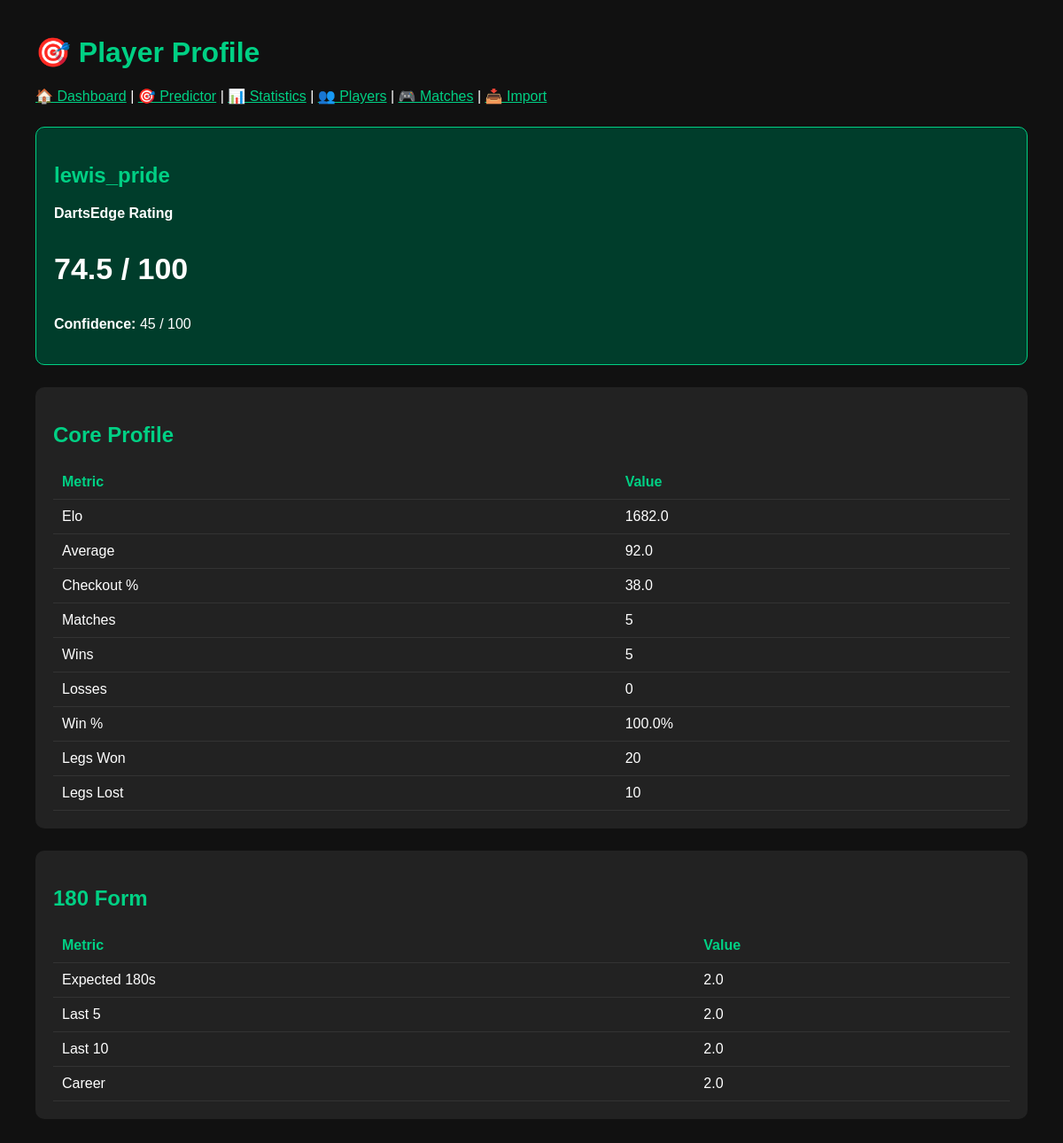
/player-profile/lewis_pride, run on the app's committed database.
### app/models/player.py (models this page shows)
class Player(Base):
    __tablename__ = "players"
    id = Column(Integer, primary_key=True, index=True)
    name = Column(String, unique=True, index=True)
    elo = Column(Float)
    average = Column(Float)
    checkout = Column(Float)
    one80_rate = Column(Float)

### app/routes/player_profile.py (the view)
@router.get("/player-profile/{player_name}")
def player_profile_page(request: Request, player_name: str):
    db = SessionLocal()
    try:
        profile = get_player_profile(db, player_name)
        if not profile:
            return {"error": "Player not found"}
        return templates.TemplateResponse(
            "player_profile.html",
            {
                "request": request,
                "profile": profile,
            },
        )
    finally:
        db.close()

### app/templates/player_profile.html (shortened to what this page needs)
<!DOCTYPE html>
<html>
<head>
</head>
<body>
<h1>🎯 Player Profile</h1>
<div style="margin-bottom:25px;">
    <a href="/dashboard">🏠 Dashboard</a> |
    <a href="/predict">🎯 Predictor</a> |
    <a href="/statistics">📊 Statistics</a> |
    <a href="/players">👥 Players</a> |
    <a href="/matches">🎮 Matches</a> |
    <a href="/import">📥 Import</a>
</div>
<div class="card summary">
    <h2>{{ profile.name }}</h2>
    <p><strong>DartsEdge Rating</strong></p>
    <p class="big">{{ profile.dartsedge_rating }} / 100</p>
    <p><strong>Confidence:</strong> {{ profile.confidence }} / 100</p>
</div>
<div class="card">
    <h2>Core Profile</h2>
    <table>
        <tr><th>Metric</th><th>Value</th></tr>
        <tr><td>Elo</td><td>{{ profile.elo }}</td></tr>
        <tr><td>Average</td><td>{{ profile.average }}</td></tr>
        <tr><td>Checkout %</td><td>{{ profile.checkout }}</td></tr>
        <tr><td>Matches</td><td>{{ profile.matches }}</td></tr>
        <tr><td>Wins</td><td>{{ profile.wins }}</td></tr>
        <tr><td>Losses</td><td>{{ profile.losses }}</td></tr>
        <tr><td>Win %</td><td>{{ profile.win_pct }}%</td></tr>
        <tr><td>Legs Won</td><td>{{ profile.legs_won }}</td></tr>
        <tr><td>Legs Lost</td><td>{{ profile.legs_lost }}</td></tr>
    </table>
</div>
<div class="card">
    <h2>180 Form</h2>
    <table>
        <tr><th>Metric</th><th>Value</th></tr>
        <tr><td>Expected 180s</td><td>{{ profile.form.expected }}</td></tr>
        <tr><td>Last 5</td><td>{{ profile.form.last_5 }}</td></tr>
        <tr><td>Last 10</td><td>{{ profile.form.last_10 }}</td></tr>
        <tr><td>Career</td><td>{{ profile.form.career }}</td></tr>
    </table>
</div>
</body>
</html>

### app/templates/player_profile.html (style rules this page uses)
body { font-family: Arial; background:#111; color:white; margin:40px; }
h1, h2, h3 { color:#00d084; }
a { color:#00d084; }
.card { margin-top:25px; padding:20px; background:#222; border-radius:10px; }
.summary { background:#003d2b; border:1px solid #00d084; }
.big { font-size:34px; font-weight:bold; }
table { width:100%; border-collapse:collapse; margin-top:15px; }
th, td { padding:10px; border-bottom:1px solid #333; text-align:left; }
th { color:#00d084; }

### data on the page
Player: name "lewis_pride", elo "1682.0", average "92.0", checkout "38.0"

### other printed values
{{ profile.dartsedge_rating }} "74.5"
{{ profile.confidence }} "45"
{{ profile.matches }} "5"
{{ profile.wins }} "5"
{{ profile.losses }} "0"
{{ profile.win_pct }} "100.0"
{{ profile.legs_won }} "20"
{{ profile.legs_lost }} "10"
{{ profile.form.expected }} "2.0"
{{ profile.form.last_5 }} "2.0"
{{ profile.form.last_10 }} "2.0"
{{ profile.form.career }} "2.0"
